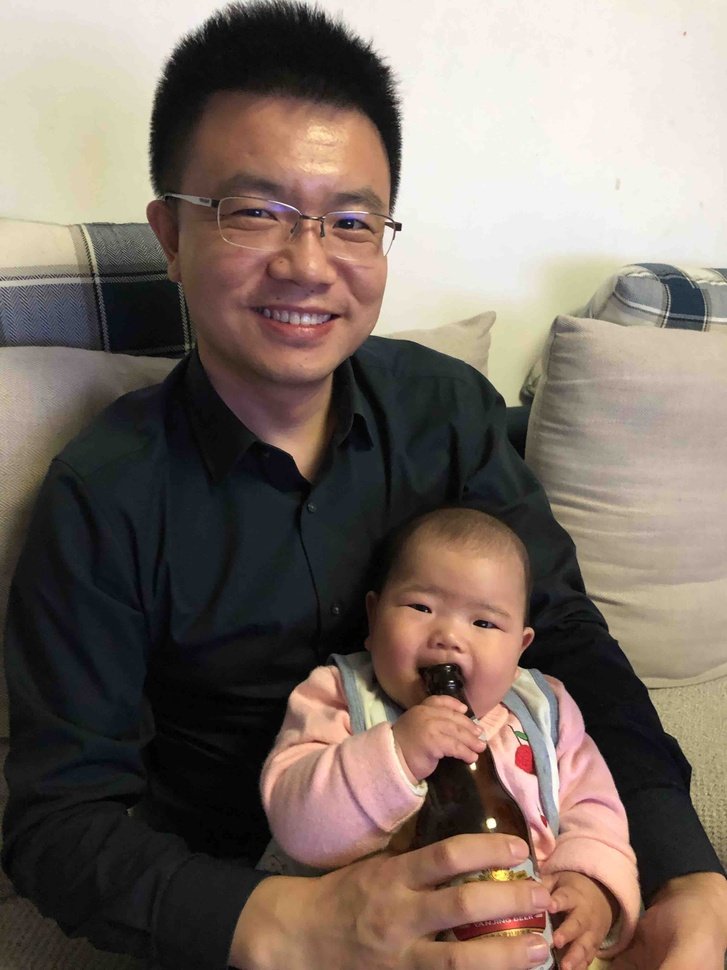
#> input picture 第8周/w8/test.jpg, 727 x 970 px, shrunk from 3024 x 4032 before the run
$ python hsv.py test.jpg
#> lines starting #> are read from the running program, lines starting #| are printed output that depends on the picture; long printed decimals are rounded
import sys
import cv2 as cv
import matplotlib.pyplot as plt

img = cv.imread(sys.argv[1])
#> img is the input picture: shape (970, 727, 3); mean B, G, R 101, 110.2, 123.7
height, width, channels = img.shape
#> height = 970; width = 727; channels = 3
print(f'{height},{width},{channels}')
#| 970,727,3

gray = cv.cvtColor(img, cv.COLOR_BGR2GRAY)
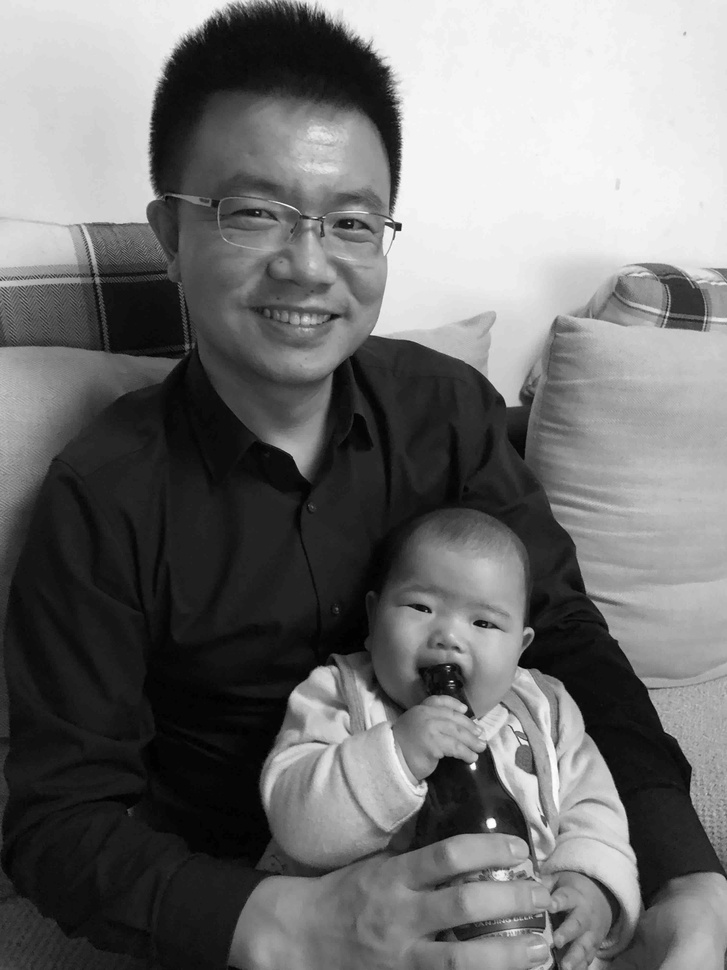
#> gray: shape (970, 727); min 0, max 254, mean 113.2
plt.subplot(2,2,1)
plt.imshow(gray, cmap='gray')

plt.subplot(2,2,2)
hsv = cv.cvtColor(img, cv.COLOR_BGR2HSV)
#> hsv: shape (970, 727, 3); mean H, S, V 35, 54.3, 125.4
plt.imshow(hsv)

avgh, avgs, avgv = cv.mean(img)[:-1]
#> avgh = 101; avgs = 110.2; avgv = 123.7

avgh /= 3
#> avgh = 33.67
avgs /= 3
#> avgs = 36.74
avgv /= 3
#> avgv = 41.24

print(avgh,avgs,avgv)
#| 33.675 36.735 41.239

plt.subplot(2,2,3)
th = cv.adaptiveThreshold(gray,255,cv.ADAPTIVE_THRESH_GAUSSIAN_C,cv.THRESH_BINARY,11,2)
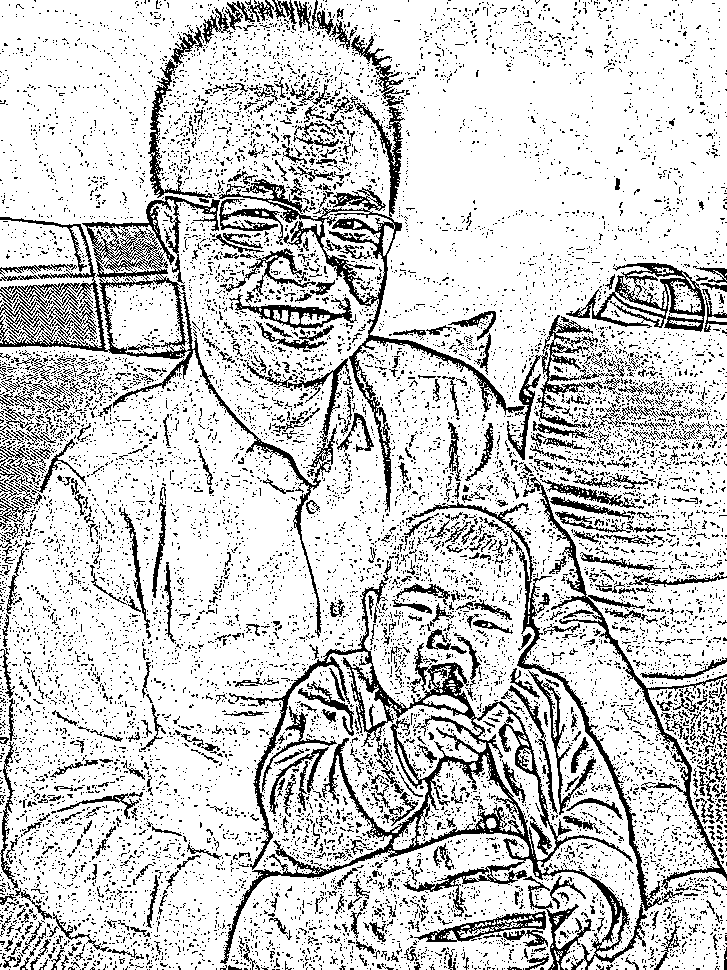
#> th: shape (970, 727); 80.5% white; black in thin lines or dots
plt.imshow(th,cmap = 'gray')

plt.subplot(2,2,4)
edges = cv.Canny(gray,70,100)
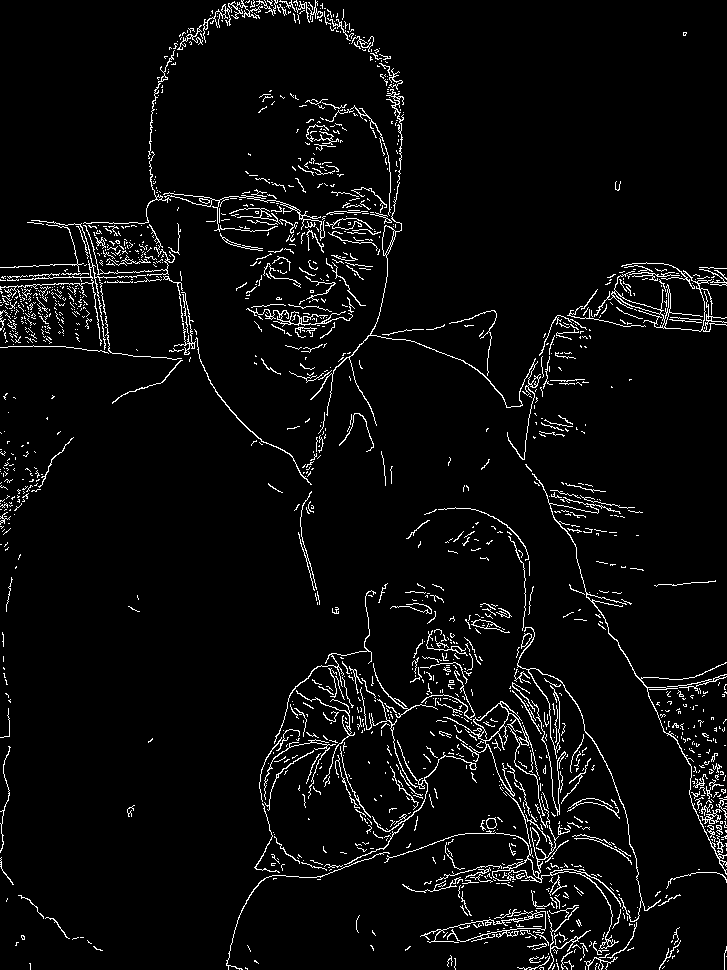
#> edges: shape (970, 727); 4.5% white in thin lines or dots
plt.imshow(edges,cmap = 'gray')
plt.show()
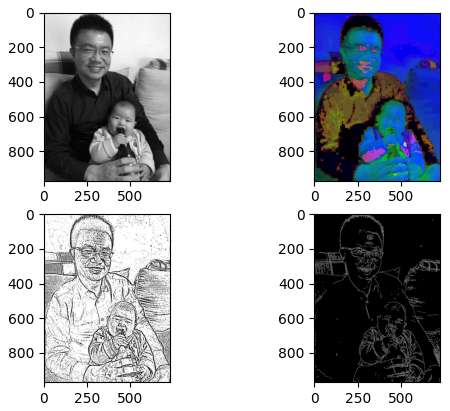
#> figure drawn by matplotlib, 4 panels
